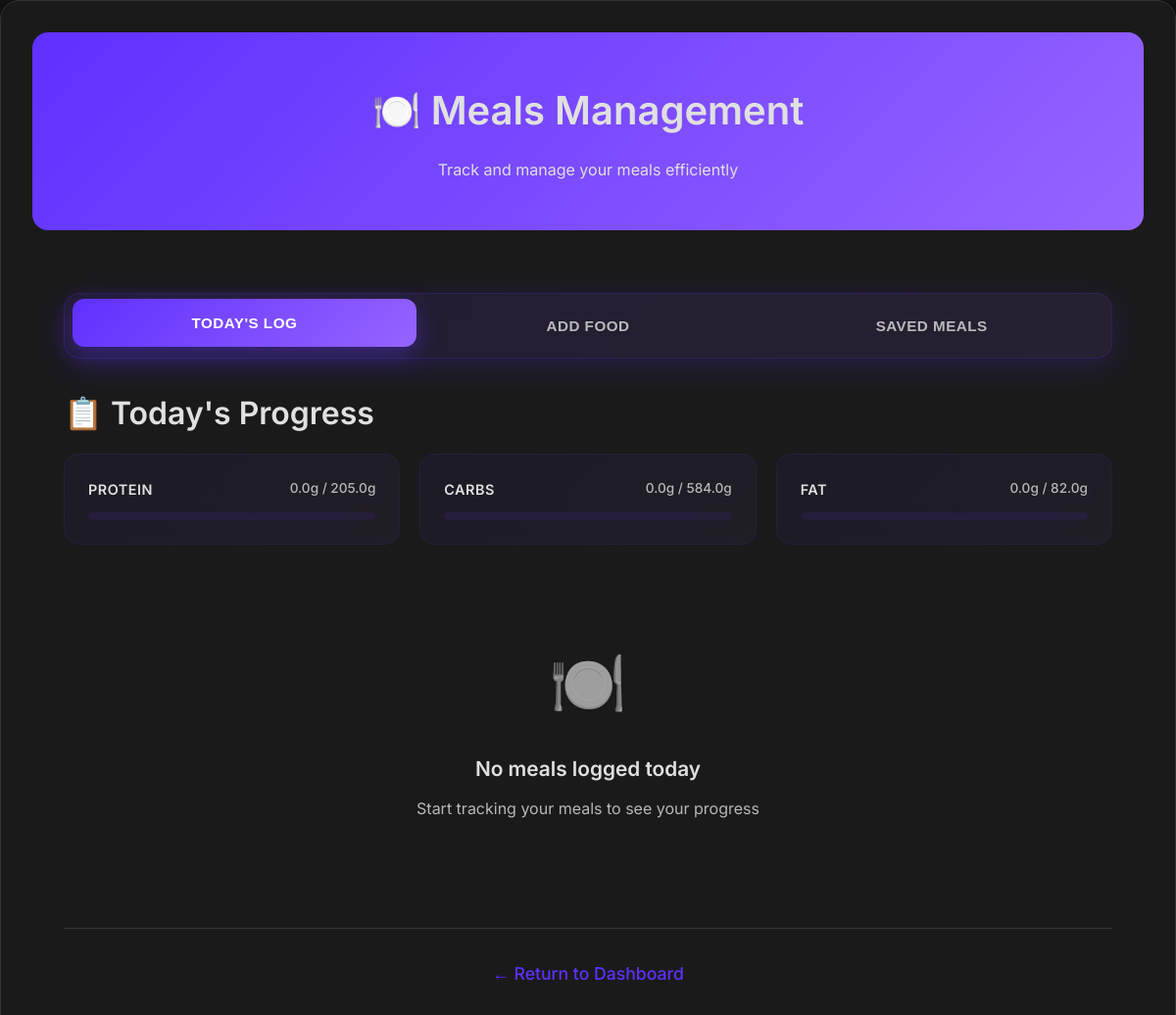
The page /meals (signed in) on the database its author committed.
### tables this page shows
CREATE TABLE goals (
            id INTEGER PRIMARY KEY AUTOINCREMENT,
            user_id INTEGER,
            weight_goal REAL,
            calorie_goal INTEGER, protein_goal REAL, carbs_goal REAL, fat_goal REAL,
            FOREIGN KEY (user_id) REFERENCES users(id)
        );

### cedhealth_app.py (the view, shortened to what this page needs)
@app.route('/meals', methods=['GET', 'POST'])
def meals():
    if 'user_id' not in session:
        return redirect(url_for('login'))
    nutrition_data = None
    error_message = None
    analyze_results = []
    total_nutrition = {'calories': 0, 'protein': 0, 'fat': 0, 'carbs': 0, 'fiber': 0}
    date_filter = request.args.get('date')
    if not date_filter:
        date_filter = datetime.now().date().isoformat()
    user_id = session['user_id']
    conn = sqlite3.connect('cedhealth.db')
    c = conn.cursor()
    c.execute('SELECT * FROM meals WHERE user_id = ? AND date = ? ORDER BY id DESC',
              (user_id, date_filter))
    meals_by_user = c.fetchall()
    c.execute('SELECT SUM(protein), SUM(carbs), SUM(fat) FROM meals WHERE user_id = ? AND date = ?',
              (user_id, date_filter))
    macro_totals = c.fetchone()
    c.execute('SELECT protein_goal, carbs_goal, fat_goal FROM goals WHERE user_id = ?', (user_id,))
    macro_goals = c.fetchone()
    c.execute('''
        SELECT sm.id, sm.meal_name, sm.created_date,
               SUM(smi.calories) as total_calories,
               SUM(smi.protein) as total_protein,
               SUM(smi.fat) as total_fat,
               SUM(smi.carbs) as total_carbs
        FROM saved_meals sm
        LEFT JOIN saved_meal_items smi ON sm.id = smi.saved_meal_id
        WHERE sm.user_id = ?
        GROUP BY sm.id, sm.meal_name, sm.created_date
        ORDER BY sm.created_date DESC
    ''', (user_id,))
    saved_meals_data = c.fetchall()
    conn.close()
    return render_template('meals.html',
                           meals=meals_by_user,
                           selected_date=date_filter,
                           nutrition_data=nutrition_data,
                           error_message=error_message,
                           macro_totals=macro_totals,
                           macro_goals=macro_goals,
                           current_date=datetime.now().date().isoformat(),
                           saved_meals=saved_meals_data,
                           analyze_results=analyze_results,
                           total_nutrition=total_nutrition)

### templates/meals.html (shortened to what this page needs)
<!DOCTYPE html>
<html lang="en">
<head>
    <link rel="stylesheet" href="/static/style.css">
</head>
<body>
    <div class="container">
        <div class="header">
            <h1>🍽️ Meals Management</h1>
            <p>Track and manage your meals efficiently</p>
        </div>
        <div class="content">
            <div class="meal-tabs">
                <button class="meal-tab active" onclick="switchTab('today-log')">Today's Log</button>
                <button class="meal-tab" onclick="switchTab('add-food')">Add Food</button>
                <button class="meal-tab" onclick="switchTab('saved-meals')">Saved Meals</button>
            </div>
            <div id="today-log" class="tab-content active">
                <div class="section-card">
                    <h2>📋 Today's Progress</h2>
                    <div class="macro-grid">
                        <div class="macro-item">
                            <div class="macro-header">
                                <span class="macro-label">Protein</span>
                                <span class="macro-progress">
                                    {{ "%.1f"|format(macro_totals[0] or 0) }}g / {{ "%.1f"|format(macro_goals[0] or 0) }}g
                                </span>
                            </div>
                            <div class="progress-bar">
                            </div>
                        </div>
                        <div class="macro-item">
                            <div class="macro-header">
                                <span class="macro-label">Carbs</span>
                                <span class="macro-progress">
                                    {{ "%.1f"|format(macro_totals[1] or 0) }}g / {{ "%.1f"|format(macro_goals[1] or 0) }}g
                                </span>
                            </div>
                            <div class="progress-bar">
                            </div>
                        </div>
                        <div class="macro-item">
                            <div class="macro-header">
                                <span class="macro-label">Fat</span>
                                <span class="macro-progress">
                                    {{ "%.1f"|format(macro_totals[2] or 0) }}g / {{ "%.1f"|format(macro_goals[2] or 0) }}g
                                </span>
                            </div>
                            <div class="progress-bar">
                            </div>
                        </div>
                    </div>
                    {% if meals %}
                        <div class="meals-grid">
                            {% for meal in meals %}
                                <div class="meal-card">
                                    <div class="meal-header">
                                        <h3>{{ meal[2] }}</h3>
                                        <span class="meal-date">{{ meal[7] }}</span>
                                    </div>
                                    <div class="meal-nutrition">
                                        <div class="nutrition-item">
                                            <span class="value">{{ "%.0f"|format(meal[3]) }}</span>
                                            <span class="label">Calories</span>
                                        </div>
                                        <div class="nutrition-item">
                                            <span class="value">{{ "%.1f"|format(meal[4]) }}g</span>
                                            <span class="label">Protein</span>
                                        </div>
                                        <div class="nutrition-item">
                                            <span class="value">{{ "%.1f"|format(meal[5]) }}g</span>
                                            <span class="label">Fat</span>
                                        </div>
                                        <div class="nutrition-item">
                                            <span class="value">{{ "%.1f"|format(meal[6]) }}g</span>
                                            <span class="label">Carbs</span>
                                        </div>
                                    </div>
                                    <div class="meal-actions" style="display: flex; gap: 10px; margin-top: 16px;">
                                        <button class="btn btn-secondary" onclick="editMeal({{ meal[0] }}, '{{ meal[2] }}', {{ meal[3] }}, {{ meal[4] }}, {{ meal[5] }}, {{ meal[6] }})" style="background: linear-gradient(135deg, #6366f1 0%, #8b5cf6 100%); color: white; border: none; padding: 8px 16px; border-radius: 8px; font-size: 0.85rem; font-weight: 500;">Edit</button>
                                        <form method="POST" action="{{ url_for('delete_meal', meal_id=meal[0]) }}" style="display: inline;">
                                            <button type="submit" class="btn btn-danger" onclick="return confirm('Delete this meal?')">Delete</button>
                                        </form>
                                    </div>
                                </div>
                            {% endfor %}
                        </div>
                    {% else %}
                        <div class="empty-state">
                            <div class="empty-icon">🍽️</div>
                            <h3>No meals logged today</h3>
                            <p>Start tracking your meals to see your progress</p>
                        </div>
                    {% endif %}
                </div>
            </div>
            <div class="back-link">
                <a href="/dashboard">← Return to Dashboard</a>
            </div>
        </div>
    </div>
</body>
</html>

### static/style.css (style rules this page uses)
* { margin: 0; padding: 0; box-sizing: border-box; }
:root { --primary-bg: #121212; --secondary-bg: #1A1A1A; --tertiary-bg: #2A2A2A; --card-bg: #1A1A1A; --accent-color: #5f30ff; --accent-gradient: linear-gradient(135deg, #5f30ff 0%, #9664ff 100%); --accent-hover: #7c3aed; --text-primary: #e0e0e0; --text-secondary: #B8B8B8; --text-muted: #888888; --border-color: #333333; --shadow-light: rgba(95, 48, 255, 0.1); --shadow-medium: rgba(0, 0, 0, 0.3); --shadow-heavy: rgba(0, 0, 0, 0.5); --radius-sm: 8px; --radius-md: 12px; --radius-lg: 16px; --radius-xl: 20px; --space-xs: 0.5rem; --space-sm: 0.75rem; --space-md: 1rem; --space-lg: 1.5rem; --space-xl: 2rem; --space-2xl: 3rem; }
body { font-family: 'Inter', 'Poppins', -apple-system, BlinkMacSystemFont, 'Segoe UI', Roboto, sans-serif; line-height: 1.6; color: var(--text-primary); background-color: var(--primary-bg); min-height: 100vh; font-weight: 400; }
h1, h2, h3, h4, h5, h6 { font-weight: 600; margin-bottom: var(--space-md); color: var(--text-primary); font-family: 'Inter', sans-serif; }
h1 { font-size: 2.5rem; }
h2 { font-size: 2rem; }
h3 { font-size: 1.5rem; }
p, span, div, label, li, td, th { color: var(--text-primary); font-family: 'Inter', sans-serif; }
a { color: var(--accent-color); text-decoration: none; transition: color 0.3s ease; }
.container { max-width: 1200px; margin: 0 auto; padding: var(--space-xl); background: var(--card-bg); border-radius: var(--radius-xl); box-shadow: 0 8px 32px var(--shadow-medium); border: 1px solid var(--border-color); }
.header, .page-header { background: var(--accent-gradient); color: white; padding: var(--space-2xl) var(--space-xl); text-align: center; border-radius: var(--radius-lg); margin-bottom: var(--space-xl); position: relative; }
.back-link { text-align: center; margin-top: var(--space-2xl); padding-top: var(--space-xl); border-top: 1px solid var(--border-color); }
.back-link a { color: var(--accent-color); text-decoration: none; font-weight: 500; transition: color 0.3s ease; font-size: 1.1rem; }
.content { padding: var(--space-xl); }

### templates/meals.html (style rules this page uses)
.meal-tabs { display: flex; background: linear-gradient(135deg, rgba(95, 48, 255, 0.1) 0%, rgba(150, 100, 255, 0.1) 100%); border-radius: 16px; padding: 8px; margin-bottom: 30px; box-shadow: 0 8px 32px rgba(95, 48, 255, 0.2); border: 1px solid rgba(95, 48, 255, 0.2); }
.meal-tab { flex: 1; padding: 16px 24px; background: transparent; border: none; border-radius: 12px; color: rgba(224, 224, 224, 0.8); font-weight: 600; cursor: pointer; transition: all 0.4s cubic-bezier(0.4, 0, 0.2, 1); position: relative; font-size: 0.95rem; text-transform: uppercase; letter-spacing: 0.5px; }
.meal-tab.active { background: linear-gradient(135deg, #5f30ff 0%, #9664ff 100%); color: white; transform: translateY(-3px); box-shadow: 0 8px 25px rgba(95, 48, 255, 0.4); }
.tab-content { display: none; animation: fadeIn 0.5s ease-in-out; }
.tab-content.active { display: block; }
.macro-grid { display: grid; grid-template-columns: repeat(auto-fit, minmax(250px, 1fr)); gap: 20px; margin-bottom: 30px; }
.macro-item { background: linear-gradient(135deg, rgba(95, 48, 255, 0.05) 0%, rgba(150, 100, 255, 0.05) 100%); border-radius: 16px; padding: 24px; border: 1px solid rgba(95, 48, 255, 0.1); transition: all 0.3s ease; }
.macro-header { display: flex; justify-content: space-between; align-items: center; margin-bottom: 12px; }
.macro-label { font-weight: 600; color: var(--text-primary); font-size: 0.9rem; text-transform: uppercase; letter-spacing: 0.5px; }
.macro-progress { font-size: 0.85rem; color: var(--text-secondary); font-weight: 500; }
.progress-bar { width: 100%; height: 8px; background: rgba(95, 48, 255, 0.1); border-radius: 4px; overflow: hidden; position: relative; }
.empty-state { text-align: center; padding: 60px 20px; color: var(--text-secondary); }
.empty-icon { font-size: 4rem; margin-bottom: 20px; opacity: 0.6; }
.empty-state h3 { color: var(--text-primary); margin-bottom: 12px; font-size: 1.3rem; }
.empty-state p { color: var(--text-secondary); font-size: 1rem; line-height: 1.6; }

### rows shown on the page
goals: protein_goal "205.0", carbs_goal "584.0", fat_goal "82.0"

### other values the page prints
{{ "%.1f"|format(macro_totals[0] or 0) }} "0.0"
{{ "%.1f"|format(macro_totals[1] or 0) }} "0.0"
{{ "%.1f"|format(macro_totals[2] or 0) }} "0.0"
